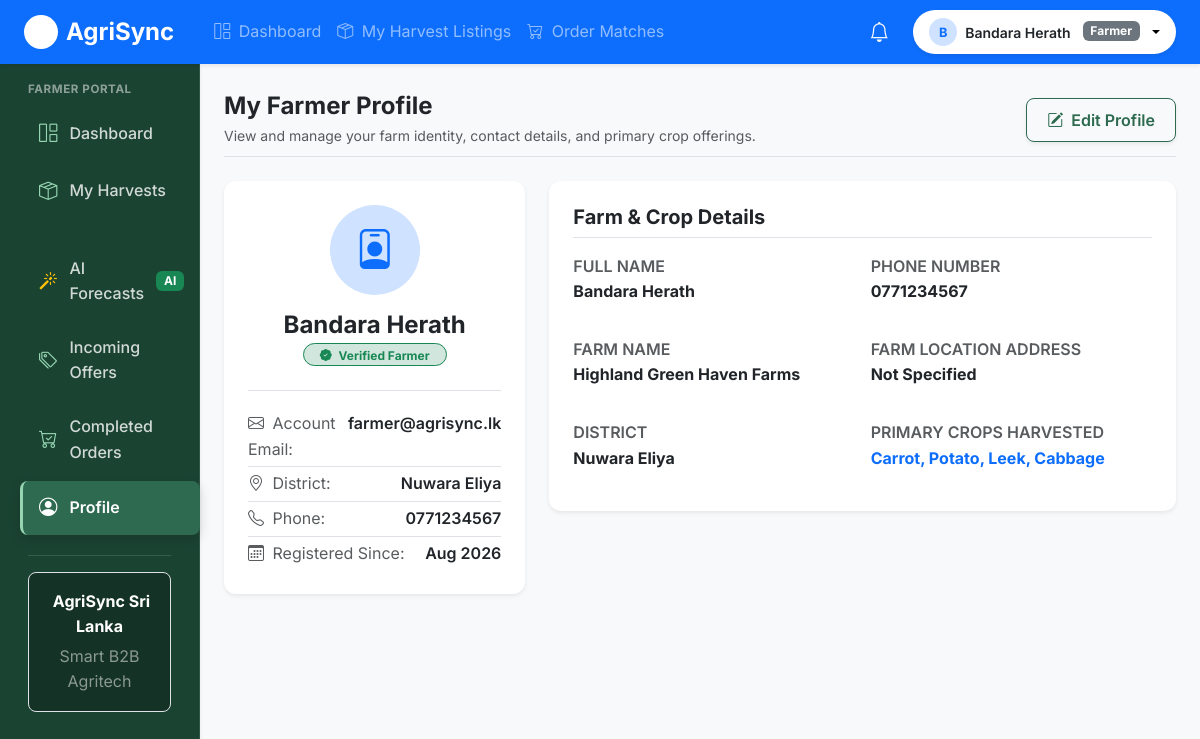
/farmer/profile.php (signed in), run on the app's committed database.
### tables this page shows
CREATE TABLE IF NOT EXISTS `users` (
  `id` int(11) NOT NULL AUTO_INCREMENT,
  `name` varchar(100) NOT NULL,
  `email` varchar(150) NOT NULL,
  `password_hash` varchar(255) NOT NULL,
  `role` enum('farmer','business','admin') NOT NULL,
  `phone` varchar(20) DEFAULT NULL,
  `district` varchar(50) DEFAULT NULL,
  `is_active` tinyint(1) NOT NULL DEFAULT 1,
  `created_at` timestamp NOT NULL DEFAULT CURRENT_TIMESTAMP,
  `updated_at` timestamp NOT NULL DEFAULT CURRENT_TIMESTAMP ON UPDATE CURRENT_TIMESTAMP,
  PRIMARY KEY (`id`),
  UNIQUE KEY `email_unique` (`email`),
  KEY `role_index` (`role`),
  KEY `district_index` (`district`)
);

### farmer/profile.php (the view, shortened to what this page needs)
<?php
$farmer_id = (int)$_SESSION['user_id'];
$db = getDbConnection();
try {
    $stmt = $db->prepare("
        SELECT u.id, u.name, u.email, u.phone, u.district, u.created_at,
               COALESCE(fp.farm_name, '') as farm_name,
               COALESCE(fp.location, '') as location,
               COALESCE(fp.primary_crops, '') as primary_crops
        FROM users u
        LEFT JOIN farmer_profiles fp ON u.id = fp.user_id
        WHERE u.id = ? LIMIT 1
    ");
    $stmt->execute([$farmer_id]);
    $user_profile = $stmt->fetch();
} catch (PDOException $e) {
    $user_profile = [];
}
require_once __DIR__ . '/../includes/header.php';
require_once __DIR__ . '/../includes/navbar.php';
?>
<div class="container-fluid dashboard-wrapper">
    <div class="row">
        <?php require_once __DIR__ . '/../includes/sidebar.php'; ?>
        <main class="col-md-9 ms-sm-auto col-lg-10 px-md-4 main-content">
            <div class="d-flex flex-column flex-md-row justify-content-between align-items-md-center mb-4 pb-2 border-bottom">
                <div>
                    <h2 class="fw-bold text-dark mb-1">My Farmer Profile</h2>
                    <p class="text-muted small mb-0">View and manage your farm identity, contact details, and primary crop offerings.</p>
                </div>
                <div class="mt-3 mt-md-0">
                    <button type="button" id="btnToggleEdit" class="btn btn-outline-primary shadow-sm">
                        <i class="bi bi-pencil-square"></i>
                        <span id="btnToggleText">Edit Profile</span>
                    </button>
                </div>
            </div>
            <div class="row g-4">
                <div class="col-lg-4">
                    <div class="card border-0 shadow-sm text-center p-4">
                        <div class="mx-auto bg-primary-subtle text-primary rounded-circle d-flex align-items-center justify-content-center mb-3" style="width: 90px; height: 90px; font-size: 2.5rem;">
                            <i class="bi bi-person-badge"></i>
                        </div>
                        <h4 class="fw-bold text-dark mb-1" id="dispHeaderName"><?= htmlspecialchars($user_profile['name'] ?? '', ENT_QUOTES, 'UTF-8') ?></h4>
                        <span class="badge bg-success-subtle text-success border border-success rounded-pill px-3 py-1.5 align-self-center mb-3">
                            <i class="bi bi-patch-check-fill me-1"></i> Verified Farmer
                        </span>
                        <div class="text-start border-top pt-3 mt-2 extra-small">
                            <div class="d-flex justify-content-between py-1 border-bottom">
                                <span class="text-muted"><i class="bi bi-envelope me-1"></i> Account Email:</span>
                                <span class="fw-semibold text-dark"><?= htmlspecialchars($user_profile['email'] ?? '', ENT_QUOTES, 'UTF-8') ?></span>
                            </div>
                            <div class="d-flex justify-content-between py-1 border-bottom">
                                <span class="text-muted"><i class="bi bi-geo-alt me-1"></i> District:</span>
                                <span class="fw-semibold text-dark" id="dispDistrict"><?= htmlspecialchars($user_profile['district'] ?? '', ENT_QUOTES, 'UTF-8') ?></span>
                            </div>
                            <div class="d-flex justify-content-between py-1 border-bottom">
                                <span class="text-muted"><i class="bi bi-telephone me-1"></i> Phone:</span>
                                <span class="fw-semibold text-dark" id="dispPhone"><?= htmlspecialchars($user_profile['phone'] ?? '', ENT_QUOTES, 'UTF-8') ?></span>
                            </div>
                            <div class="d-flex justify-content-between py-1">
                                <span class="text-muted"><i class="bi bi-calendar3 me-1"></i> Registered Since:</span>
                                <span class="fw-semibold text-dark"><?= date('M Y', strtotime($user_profile['created_at'] ?? 'now')) ?></span>
                            </div>
                        </div>
                    </div>
                </div>
                <div class="col-lg-8">
                    <div class="card border-0 shadow-sm p-4">
                        <div id="viewModeContainer">
                            <h5 class="fw-bold text-dark mb-3 border-bottom pb-2">Farm & Crop Details</h5>
                            <div class="row g-3">
                                <div class="col-sm-6">
                                    <span class="text-muted extra-small text-uppercase fw-semibold d-block">Full Name</span>
                                    <p class="fw-bold text-dark fs-6 mb-3" id="dispName"><?= htmlspecialchars($user_profile['name'] ?? 'Not Specified', ENT_QUOTES, 'UTF-8') ?></p>
                                </div>
                                <div class="col-sm-6">
                                    <span class="text-muted extra-small text-uppercase fw-semibold d-block">Phone Number</span>
                                    <p class="fw-bold text-dark fs-6 mb-3" id="dispPhoneBody"><?= htmlspecialchars($user_profile['phone'] ?? 'Not Specified', ENT_QUOTES, 'UTF-8') ?></p>
                                </div>
                                <div class="col-sm-6">
                                    <span class="text-muted extra-small text-uppercase fw-semibold d-block">Farm Name</span>
                                    <p class="fw-bold text-dark fs-6 mb-3" id="dispFarmName"><?= htmlspecialchars($user_profile['farm_name'] ?: 'Not Specified', ENT_QUOTES, 'UTF-8') ?></p>
                                </div>
                                <div class="col-sm-6">
                                    <span class="text-muted extra-small text-uppercase fw-semibold d-block">Farm Location Address</span>
                                    <p class="fw-bold text-dark fs-6 mb-3" id="dispLocation"><?= htmlspecialchars($user_profile['location'] ?: 'Not Specified', ENT_QUOTES, 'UTF-8') ?></p>
                                </div>
                                <div class="col-sm-6">
                                    <span class="text-muted extra-small text-uppercase fw-semibold d-block">District</span>
                                    <p class="fw-bold text-dark fs-6 mb-3" id="dispDistrictBody"><?= htmlspecialchars($user_profile['district'] ?? 'Not Specified', ENT_QUOTES, 'UTF-8') ?></p>
                                </div>
                                <div class="col-sm-6">
                                    <span class="text-muted extra-small text-uppercase fw-semibold d-block">Primary Crops Harvested</span>
                                    <p class="fw-bold text-primary fs-6 mb-3" id="dispPrimaryCrops"><?= htmlspecialchars($user_profile['primary_crops'] ?: 'e.g. Carrots, Potatoes, Leeks', ENT_QUOTES, 'UTF-8') ?></p>
                                </div>
                            </div>
                        </div>
                    </div>
                </div>
            </div>
        </main>
    </div>
</div>
<?php require_once __DIR__ . '/../includes/footer.php'; ?>

### assets/css/style.css (style rules this page uses)
:root { --clr-primary: #2D6A4F; --clr-primary-dark: #1B4332; --clr-primary-light: #40916C; --clr-accent: #95D5B2; --clr-accent-light: #D8F3DC; --clr-bg: #F8F9FA; --clr-surface: #FFFFFF; --clr-text: #212529; --clr-text-muted: #6C757D; --clr-border: #E9ECEF; --clr-danger: #DC3545; --clr-warning: #FFC107; --clr-info: #0DCAF0; --radius-sm: 8px; --radius-md: 12px; --radius-lg: 16px; --shadow-sm: 0 2px 8px rgba(0, 0, 0, 0.06); --shadow-md: 0 4px 16px rgba(0, 0, 0, 0.08); --shadow-lg: 0 10px 30px rgba(0, 0, 0, 0.12); --transition-fast: all 0.2s ease; }
body { font-family: 'Inter', -apple-system, BlinkMacSystemFont, 'Segoe UI', Roboto, sans-serif; background-color: var(--clr-bg); color: var(--clr-text); line-height: 1.6; -webkit-font-smoothing: antialiased; }
h1, h2, h3, h4, h5, h6 { font-family: 'Inter', sans-serif; font-weight: 700; color: var(--clr-primary-dark); }
h2 { font-size: 1.5rem; }
.card, .agri-card { background-color: var(--clr-surface); border: 1px solid var(--clr-border); border-radius: var(--radius-md); box-shadow: var(--shadow-sm); transition: var(--transition-fast); }
.btn { border-radius: var(--radius-sm); min-height: 44px; font-weight: 600; display: inline-flex; align-items: center; justify-content: center; gap: 0.5rem; padding: 0.5rem 1.25rem; transition: var(--transition-fast); }
.btn-outline-primary { color: var(--clr-primary); border-color: var(--clr-primary); }
.dashboard-wrapper { min-height: calc(100vh - 56px); }
.main-content { background-color: var(--clr-bg); min-height: calc(100vh - 56px); padding: 1.75rem 1.5rem; }

### data on the page
users: name "Bandara Herath", email "farmer@agrisync.lk", district "Nuwara Eliya", phone "0771234567", created_at "Aug 2026"

### other printed values
substr($user_name, 0, 1) "B"
$user_name "Bandara Herath"
$user_role "Farmer"
$user_role "FARMER"
$user_profile['farm_name'] ?: 'Not Specified' "Highland Green Haven Farms"
$user_profile['location'] ?: 'Not Specified' "Not Specified"
$user_profile['primary_crops'] ?: 'e.g. Carrots, Potatoes, Leeks' "Carrot, Potato, Leek, Cabbage"
